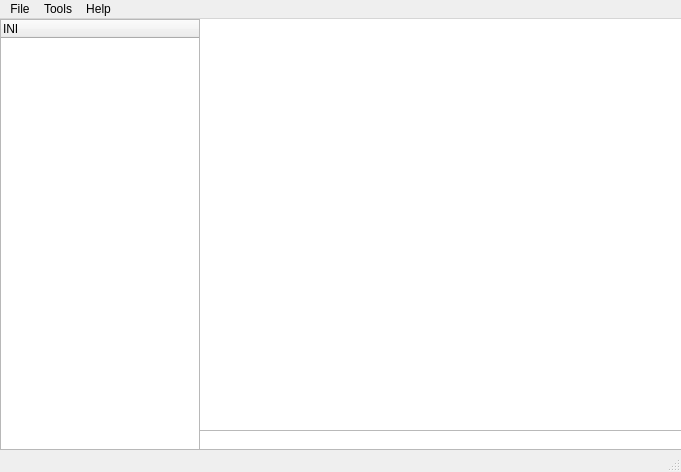
<?xml version="1.0" encoding="UTF-8"?>
<ui version="4.0">
 <class>MainWindow</class>
 <widget class="QMainWindow" name="MainWindow">
  <property name="geometry">
   <rect>
    <x>0</x>
    <y>0</y>
    <width>681</width>
    <height>472</height>
   </rect>
  </property>
  <property name="minimumSize">
   <size>
    <width>681</width>
    <height>472</height>
   </size>
  </property>
  <property name="maximumSize">
   <size>
    <width>681</width>
    <height>472</height>
   </size>
  </property>
  <property name="windowTitle">
   <string>Pokémon Text Editor</string>
  </property>
  <property name="locale">
   <locale language="English" country="UnitedKingdom"/>
  </property>
  <widget class="QWidget" name="centralwidget">
   <layout class="QGridLayout" name="gridLayout">
    <property name="leftMargin">
     <number>0</number>
    </property>
    <property name="topMargin">
     <number>0</number>
    </property>
    <property name="rightMargin">
     <number>0</number>
    </property>
    <property name="bottomMargin">
     <number>0</number>
    </property>
    <property name="spacing">
     <number>0</number>
    </property>
    <item row="0" column="0" rowspan="2">
     <widget class="QTreeWidget" name="treeWidget">
      <property name="maximumSize">
       <size>
        <width>200</width>
        <height>16777215</height>
       </size>
      </property>
      <property name="indentation">
       <number>20</number>
      </property>
      <column>
       <property name="text">
        <string>INI</string>
       </property>
      </column>
     </widget>
    </item>
    <item row="0" column="1">
     <widget class="QPlainTextEdit" name="plainTextEdit">
      <property name="styleSheet">
       <string notr="true">QPlainTextEdit#plainTextEdit
{
	border: none;
	border-bottom: 1px solid #b9b9b9;
}</string>
      </property>
     </widget>
    </item>
    <item row="1" column="1">
     <widget class="QStatusBar" name="statusbar2">
      <property name="toolTip">
       <string>&lt;html&gt;&lt;head/&gt;&lt;body&gt;&lt;p&gt;Visible linebreaks will be ignored upon compiling text. Use &lt;span style=&quot; font-style:italic;&quot;&gt;\p&lt;/span&gt;, &lt;span style=&quot; font-style:italic;&quot;&gt;\n&lt;/span&gt; and &lt;span style=&quot; font-style:italic;&quot;&gt;\l&lt;/span&gt; instead.&lt;/p&gt;&lt;/body&gt;&lt;/html&gt;</string>
      </property>
      <property name="styleSheet">
       <string notr="true">QStatusBar#statusbar2
{
 	border-bottom: 1px solid #b9b9b9;
	background-color: #ffffff;	
}</string>
      </property>
      <property name="sizeGripEnabled">
       <bool>false</bool>
      </property>
     </widget>
    </item>
   </layout>
   <zorder>treeWidget</zorder>
   <zorder>plainTextEdit</zorder>
   <zorder>statusbar2</zorder>
   <zorder>statusbar2</zorder>
  </widget>
  <widget class="QMenuBar" name="menubar">
   <property name="geometry">
    <rect>
     <x>0</x>
     <y>0</y>
     <width>681</width>
     <height>19</height>
    </rect>
   </property>
   <widget class="QMenu" name="menuFile">
    <property name="title">
     <string>File</string>
    </property>
    <addaction name="actionOpen_ROM"/>
    <addaction name="actionSave_ROM"/>
    <addaction name="separator"/>
    <addaction name="actionExit"/>
   </widget>
   <widget class="QMenu" name="menuTools">
    <property name="title">
     <string>Tools</string>
    </property>
    <addaction name="actionSearch_Text"/>
    <addaction name="actionCreate_specific_INI"/>
    <addaction name="separator"/>
    <addaction name="actionWrite_current_text"/>
   </widget>
   <widget class="QMenu" name="menuHelp">
    <property name="title">
     <string>Help</string>
    </property>
    <addaction name="actionAbout"/>
   </widget>
   <addaction name="menuFile"/>
   <addaction name="menuTools"/>
   <addaction name="menuHelp"/>
  </widget>
  <widget class="QStatusBar" name="statusbar"/>
  <action name="actionOpen_ROM">
   <property name="text">
    <string>Open ROM...</string>
   </property>
   <property name="shortcut">
    <string>Ctrl+O</string>
   </property>
  </action>
  <action name="actionSave_ROM">
   <property name="enabled">
    <bool>false</bool>
   </property>
   <property name="text">
    <string>Save ROM</string>
   </property>
   <property name="shortcut">
    <string>Ctrl+S</string>
   </property>
  </action>
  <action name="action">
   <property name="text">
    <string>-</string>
   </property>
  </action>
  <action name="actionExit">
   <property name="text">
    <string>Exit</string>
   </property>
   <property name="shortcut">
    <string>Ctrl+W</string>
   </property>
   <property name="shortcutContext">
    <enum>Qt::WindowShortcut</enum>
   </property>
  </action>
  <action name="actionSearch_Text">
   <property name="enabled">
    <bool>false</bool>
   </property>
   <property name="text">
    <string>Search Text</string>
   </property>
   <property name="shortcut">
    <string>Ctrl+F</string>
   </property>
  </action>
  <action name="actionCreate_specific_INI">
   <property name="enabled">
    <bool>false</bool>
   </property>
   <property name="text">
    <string>Create specific INI</string>
   </property>
   <property name="toolTip">
    <string>&lt;html&gt;&lt;head/&gt;&lt;body&gt;&lt;p&gt;Creates an INI specifically for your &lt;span style=&quot; font-style:italic;&quot;&gt;ROM-hack&lt;/span&gt;.&lt;/p&gt;&lt;/body&gt;&lt;/html&gt;</string>
   </property>
  </action>
  <action name="actionAbout">
   <property name="text">
    <string>About</string>
   </property>
   <property name="shortcut">
    <string>F1</string>
   </property>
  </action>
  <action name="actionWrite_current_text">
   <property name="enabled">
    <bool>false</bool>
   </property>
   <property name="text">
    <string>Write current text</string>
   </property>
  </action>
 </widget>
 <resources/>
 <connections/>
</ui>
